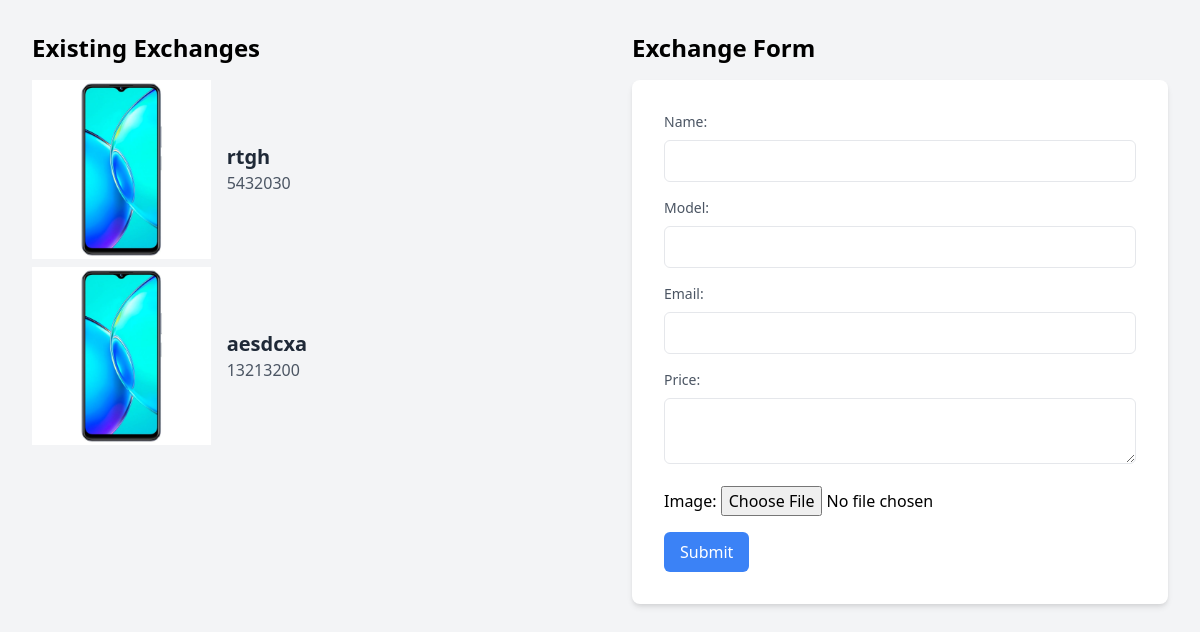
The page /exchange on the database its author committed.
### app/models.py (models this page shows)
class exchange(models.Model):
    img = models.ImageField( upload_to='img', height_field=None, width_field=None, max_length=None)
    name = models.CharField(max_length  = 1000)
    model = models.CharField(max_length  = 1000)
    email = models.CharField(max_length  = 1000)
    discription = models.CharField(max_length  = 1000)

### app/views.py (the view, shortened to what this page needs)
# urls.py: path('exchange',views.exchangee,name="exchange"),
def exchangee(request):
    n = exchange.objects.all()
    return render ( request , 'app/exchange.html' , {'n' :n })

### app/templates/app/exchange.html (shortened to what this page needs)
<!DOCTYPE html>
<html lang="en">
<head>
    <link rel="stylesheet" href="https://cdn.jsdelivr.net/npm/tailwindcss@2.2.19/dist/tailwind.min.css">
</head>
<body class="font-sans bg-gray-100">
    <div class="max-w-screen-xl mx-auto p-8 flex">
        <div class="w-1/2 pr-8">
            <h2 class="text-2xl font-semibold mb-4">Existing Exchanges</h2>
            <ul>
                {% for exchange in n %}
                    <li class="text-gray-800 mb-2">
                        <div class="flex items-center mb-2">
                            <img src="{{ exchange.img.url }}" alt="{{ exchange.name }}" class="w-1/3 mr-4">
                            <div>
                                <p class="text-xl font-semibold">{{ exchange.name }}</p>
                                <p class="text-gray-600">{{ exchange.discription }}</p>
                            </div>
                        </div>
                    </li>
                {% endfor %}
            </ul>
        </div>
        <div class="w-1/2 pl-8">
            <h2 class="text-2xl font-semibold mb-4">Exchange Form</h2>
            <form action="" method="POST" class="bg-white p-8 rounded-lg shadow-md" enctype="multipart/form-data">
                <div class="mb-4">
                    <label for="n" class="block text-sm font-medium text-gray-600 mb-2">Name:</label>
                    <input type="text" id="n" name="n"
                        class="w-full border rounded-md py-2 px-3 focus:outline-none focus:border-blue-500">
                </div>
                <div class="mb-4">
                    <label for="m" class="block text-sm font-medium text-gray-600 mb-2">Model:</label>
                    <input type="text" id="m" name="m"
                        class="w-full border rounded-md py-2 px-3 focus:outline-none focus:border-blue-500">
                </div>
                <div class="mb-4">
                    <label for="e" class="block text-sm font-medium text-gray-600 mb-2">Email:</label>
                    <input type="text" id="e" name="e"
                        class="w-full border rounded-md py-2 px-3 focus:outline-none focus:border-blue-500">
                </div>
                <div class="mb-4">
                    <label for="d" class="block text-sm font-medium text-gray-600 mb-2">Price:</label>
                    <textarea id="d" name="d"
                        class="w-full border rounded-md py-2 px-3 focus:outline-none focus:border-blue-500"></textarea>
                </div>
                <div class="mb-4">
                    <label for="image">Image:</label>
                    <input type="file" name="image" accept="image/*">
                </div>
                <button type="submit"
                    class="bg-blue-500 text-white py-2 px-4 rounded-md hover:bg-blue-600 focus:outline-none">Submit</button>
            </form>
        </div>
    </div>
</body>
</html>

### rows shown on the page
exchange: img (picture), name "rtgh", discription "5432030"
exchange: img (picture), name "aesdcxa", discription "13213200"
